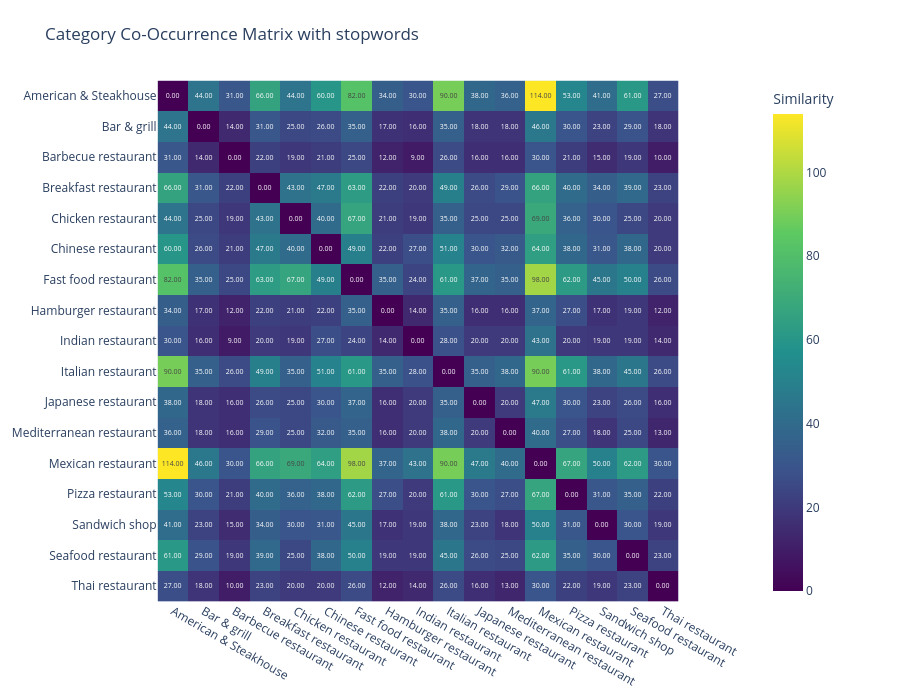

Write notebook code for a chart like this one.
### Code cell
mlb_without_s_stopwords["categories_tuple"] = mlb_without_s_stopwords["categories"].apply(lambda x: tuple(sorted(x)))


all_cats = sorted({cat for cats in mlb_with_stopwords["categories"] for cat in cats})

co_matrix = pd.DataFrame(0, index=all_cats, columns=all_cats)

co_counts = []


for cats in mlb_without_s_stopwords["categories"]:
    for c1, c2 in combinations(cats, 2):  # todas as combinações de 2
        co_matrix.loc[c1, c2] += 1
        co_matrix.loc[c2, c1] += 1

for c1 in co_matrix.index:
    for c2 in co_matrix.columns:
        if c1 < c2 and co_matrix.loc[c1, c2] > 0:
            co_counts.append((c1, c2, co_matrix.loc[c1, c2]))

# ordenar
co_counts_sorted = sorted(co_counts, key=lambda x: x[2], reverse=True)

print(co_counts_sorted[:20])  # top 20 pares
for cat in all_cats:
    co_matrix.loc[cat, cat] = 0

heatmap_chart(co_matrix,
              title="Category Co-Occurrence Matrix without standard stopwords",)

### Figure 1 — Plotly figure (JSON) as saved in the notebook; plotly's stock layout.template omitted (floating-point values rounded to 4 significant figures; data arrays with more than 128 entries replaced by an {"elided": "..."} marker saying what was removed)
{"data": [{"coloraxis": "coloraxis", "hovertemplate": "x: %{x}<br>y: %{y}<br>Similarity: %{z}<extra></extra>", "name": "0", "texttemplate": "%{z:.2f}", "type": "heatmap", "x": ["American & Steakhouse", "Bar & grill", "Barbecue restaurant", "Breakfast restaurant", "Chicken restaurant", "Chinese restaurant", "Fast food restaurant", "Hamburger restaurant", "Indian restaurant", "Italian restaurant", "Japanese restaurant", "Mediterranean restaurant", "Mexican restaurant", "Pizza restaurant", "Sandwich shop", "Seafood restaurant", "Thai restaurant"], "xaxis": "x", "y": ["American & Steakhouse", "Bar & grill", "Barbecue restaurant", "Breakfast restaurant", "Chicken restaurant", "Chinese restaurant", "Fast food restaurant", "Hamburger restaurant", "Indian restaurant", "Italian restaurant", "Japanese restaurant", "Mediterranean restaurant", "Mexican restaurant", "Pizza restaurant", "Sandwich shop", "Seafood restaurant", "Thai restaurant"], "yaxis": "y", "z": {"elided": "17x17 int values"}}], "layout": {"coloraxis": {"colorbar": {"title": {"text": "Similarity"}}, "colorscale": [[0, "#440154"], [0.25, "#3b528b"], [0.5, "#21908d"], [0.75, "#5dc962"], [1, "#fde725"]], "showscale": true}, "height": 700, "margin": {"b": 60, "l": 80, "r": 150, "t": 80}, "title": {"text": "Category Co-Occurrence Matrix with stopwords"}, "width": 900, "xaxis": {"anchor": "y", "constrain": "domain", "domain": [0, 1], "scaleanchor": "y"}, "yaxis": {"anchor": "x", "autorange": "reversed", "constrain": "domain", "domain": [0, 1]}}}
